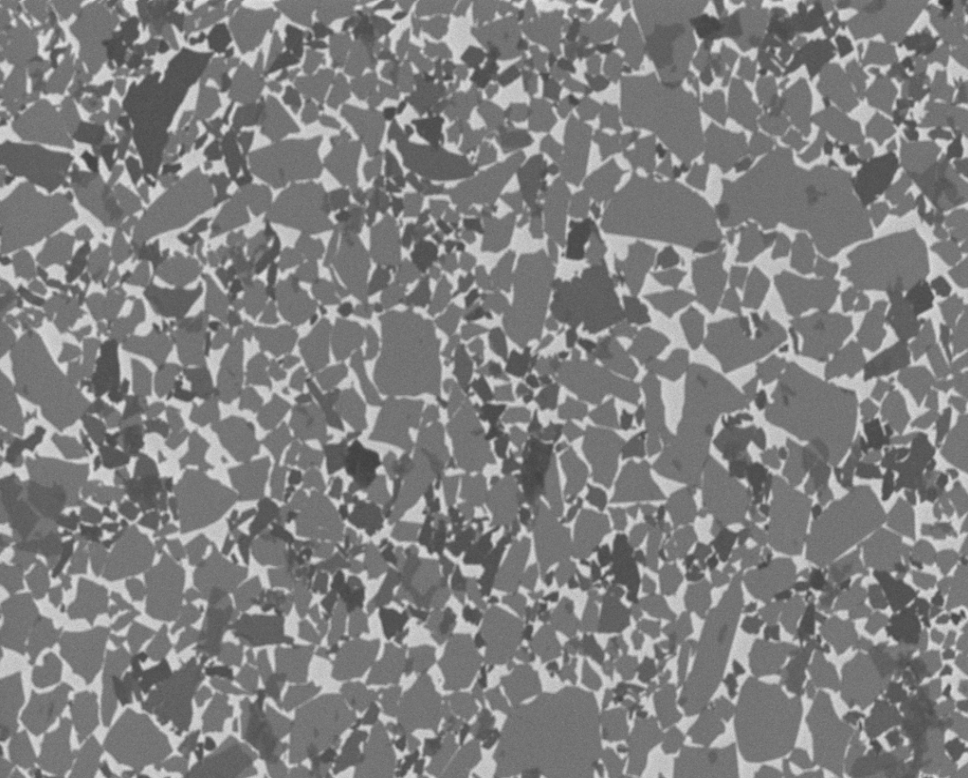
#> input picture graphene.png, 968 x 778 px
$ jupyter execute 'Relatório Cognição Computacional.ipynb'   (shell and % lines are left out)
#> lines starting #> are read from the running program, lines starting #| are printed output that depends on the picture
# Introdução #

O grafeno é um nanoaterial advindo de processos de esfocilação química, mecânica ou evaporação realizados no grafite. Ao submeter o grafite a estas técnicas, em dado momento se obtém o grafeno: material bidimensional formado por ligações hexagonais de carbono.

Este material de uma única camada é o cristal mais fino conhecido, além de ser mais leve que o ar,  melhor condutor de eletricidade que  ouro, mais resistente que o aço, impermeável, maleável e outras tantas qualidades que o faz ser desejado.

A aplicabilidade do grafeno é possível em diferentes áreas, sendo as mais conhecidas: energia, compósitos, telecomunicações, eletrônica, construção civil e automobilísca, além de aplicações medicinais. Desde de a sua descoberta em 2016, por dois cientistas russos, o grafeno vem sendo objeto de estudo com o afim de desenvolver novas aplicações com o material e desenvolver formas mais barata de produzi-lo em grande escala.

# Objetivo #

Nos processos de produção de grafeno, a caracterização de um óxidos de grafeno é uma parte importante para determinar a qualidade do material obtido e determinar suas caracteríticas para aplicação específicas.

A caracterização consiste em determinar a quantidade de carbono contida no grafite utilizado como matéria prima, os percentuais de hidrogênio, oxigênio e outros elemestos contidos na solução, além de determinar o tamanho dos flakes de grafeno e a quantidade de camadas dos flakes.

Como os processos de mensuração dos flakes é feito manualmente e exige certo custo, além de inviabilizar que o material seja escalável, deseja-se neste trabalho desenvolver um algoritmo capaz de identificar os flakes de grafeno por meio de técnicas de visão computacional. Para isso serão implementados técnicas de tratamento de imgens, utilização de máscaras, detecção das bordas e mensuração dos flakes encontrados.

# Metodologia implementada #
Importar bibliotecas:
* OpenCV : Biblioteca de visão computacional, para manipulação de imagens, utilização de filtros e treinamento de redes neurais com aplicação de imagens.
* Numpy : Utilizada para a realização de alguns cálculos, plots e analises.
* Matplotlib : Plotar gráficos e alterar parâmetros em tempo real.

[cell 1]
import cv2
import numpy as np
import matplotlib.pyplot as plt
import matplotlib.image as mpimg

Importando amostras de Óxido de Grafeno a serem analisadas na prova de conceito.

[cell 2]
img1 = cv2.imread("graphene.png")
#> img1 is the input picture: shape (778, 968, 3); min 58, max 230, mean 128.3
img2 = cv2.imread("graphenelab1.bmp")
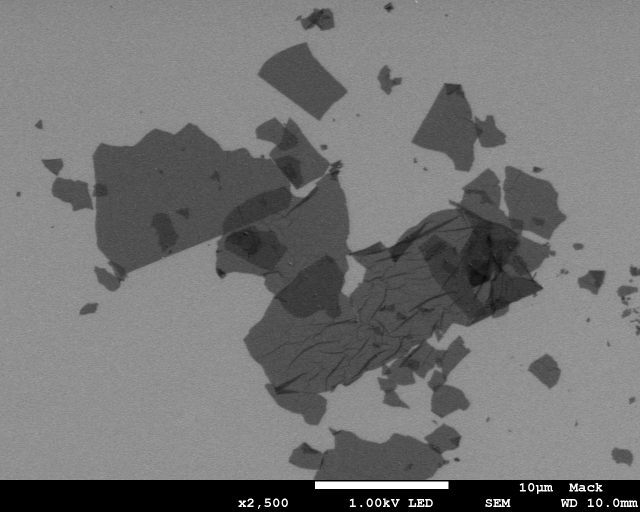
#> input picture graphenelab1.bmp, 1280 x 1024 px (shown at 1/2 size)
#> img2 is the input picture: shape (1024, 1280, 3); min 0, max 255, mean 115.8
img3 = cv2.imread("graphenelab2.bmp")
img4 = cv2.imread("graphenelab3.bmp")


img = img2
print("Amostra de Óxido de Grafeno (GO) coletada no MACKGRAPHE")
plt.imshow(img)
print("Dimensões da imagem:",img.shape)
#| Dimensões da imagem: (1024, 1280, 3)

Dadas as dimensões da imagem 1024 x 1280, sabendo que não desejo os meta dados na parte inferior da imagem, cortaremos a imagem com dimensões de 1028 X 950 p.

[cell 3]
img = img[0:950, 0:1280]
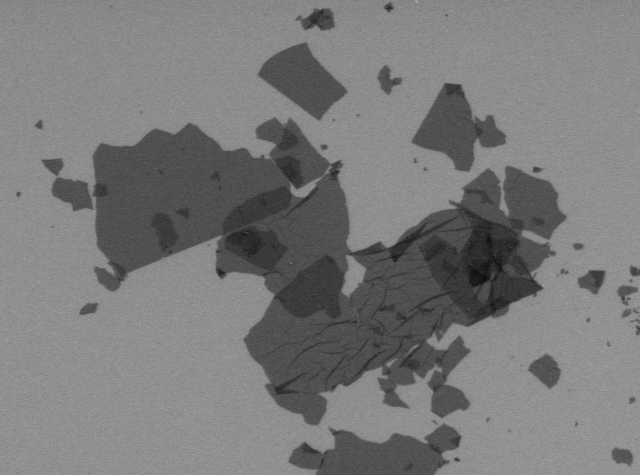
#> img: shape (950, 1280, 3) (shown at 1/2 size); min 4, max 198, mean 121.8
plt.imshow(img)

Como a imagem está com 3 canais na sua composição, sabemos que esta é composta por três cores red, green e blue (RGB). Neste trabalho não vimos a necessidade de usar os 3 padrões de cores, por isso transformaremos a imagem para a escla monocromática de ciza.

[cell 4]
image = cv2.cvtColor(img,cv2.COLOR_BGR2GRAY)
print("Amostra de Óxido de Grafeno (GO) na escala de cinza")
plt.imshow(image)
print(image.shape)
#| (950, 1280)

Determinando melhores parâmetros para a criação de mascaras:

[cell 5]
def empty(a):
    pass

def stackImages(scale,imgArray):
    rows = len(imgArray)
    cols = len(imgArray[0])
    rowsAvailable = isinstance(imgArray[0], list)
    width = imgArray[0][0].shape[1]
    height = imgArray[0][0].shape[0]
    if rowsAvailable:
        for x in range ( 0, rows):
            for y in range(0, cols):
                if imgArray[x][y].shape[:2] == imgArray[0][0].shape [:2]:
                    imgArray[x][y] = cv2.resize(imgArray[x][y], (0, 0), None, scale, scale)
                else:
                    imgArray[x][y] = cv2.resize(imgArray[x][y], (imgArray[0][0].shape[1], imgArray[0][0].shape[0]), None, scale, scale)
                if len(imgArray[x][y].shape) == 2: imgArray[x][y]= cv2.cvtColor( imgArray[x][y], cv2.COLOR_GRAY2BGR)
        imageBlank = np.zeros((height, width, 3), np.uint8)
        hor = [imageBlank]*rows
        hor_con = [imageBlank]*rows
        for x in range(0, rows):
            hor[x] = np.hstack(imgArray[x])
        ver = np.vstack(hor)
    else:
        for x in range(0, rows):
            if imgArray[x].shape[:2] == imgArray[0].shape[:2]:
                imgArray[x] = cv2.resize(imgArray[x], (0, 0), None, scale, scale)
            else:
                imgArray[x] = cv2.resize(imgArray[x], (imgArray[0].shape[1], imgArray[0].shape[0]), None,scale, scale)
            if len(imgArray[x].shape) == 2: imgArray[x] = cv2.cvtColor(imgArray[x], cv2.COLOR_GRAY2BGR)
        hor= np.hstack(imgArray)
        ver = hor
    return ver


# path = 'graphene.png'
cv2.namedWindow("TrackBars")
cv2.resizeWindow("TrackBars",240,120)
cv2.createTrackbar("Hue Min","TrackBars",0,179,empty)
cv2.createTrackbar("Hue Max","TrackBars",19,179,empty)
cv2.createTrackbar("Sat Min","TrackBars",110,255,empty)
cv2.createTrackbar("Sat Max","TrackBars",240,255,empty)
cv2.createTrackbar("Val Min","TrackBars",153,255,empty)
cv2.createTrackbar("Val Max","TrackBars",255,255,empty)

while True:
#     img2 = cv2.imread(path)
#     img = img2[0:100,0:100]
    imgHSV = cv2.cvtColor(img,cv2.COLOR_BGR2HSV)
#> imgHSV: shape (950, 1280, 3); mean H, S, V 0, 0, 121.8
    h_min = cv2.getTrackbarPos("Hue Min","TrackBars")
    h_max = cv2.getTrackbarPos("Hue Max", "TrackBars")
    s_min = cv2.getTrackbarPos("Sat Min", "TrackBars")
    s_max = cv2.getTrackbarPos("Sat Max", "TrackBars")
    v_min = cv2.getTrackbarPos("Val Min", "TrackBars")
    v_max = cv2.getTrackbarPos("Val Max", "TrackBars")
    print(h_min,h_max,s_min,s_max,v_min,v_max)
    lower = np.array([h_min,s_min,v_min])
    upper = np.array([h_max,s_max,v_max])
    mask = cv2.inRange(imgHSV,lower,upper)
#> mask: shape (950, 1280); every value is 0
    imgResult = cv2.bitwise_and(img,img,mask=mask)
#> imgResult: shape (950, 1280, 3); every value is 0


    cv2.imshow("Original",img)
    cv2.imshow("HSV",imgHSV)
    cv2.imshow("Mask", mask)
    cv2.imshow("Result", imgResult)

    imgStack = stackImages(0.6,([img,imgHSV],[mask,imgResult]))
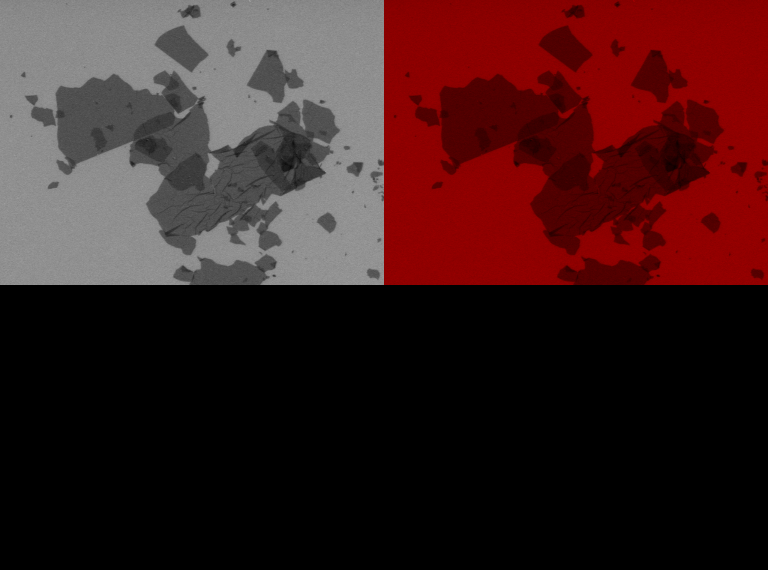
#> imgStack: shape (1140, 1536, 3) (shown at 1/2 size); mean B, G, R 30.4, 30.4, 60.9
    #cv2.imshow("Stacked Images", imgStack)
    cv2.waitKey(1)
